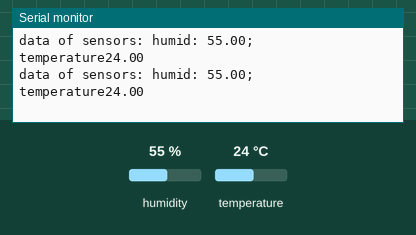
Simulated run of this sketch. Board: Arduino Uno, built with avr-gcc and run on an emulated ATmega328P. Parts: the last lines printed to the serial monitor. Inputs (shaded band) come from the test bench; at power-on: humidity 55 %, temperature 24 °C.

Above: at 1.2 s.
1.3 s: humidity set to 22 %
At 1.74 s:
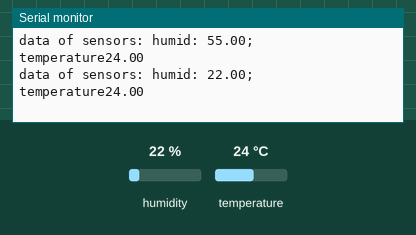
2.8 s: temperature set to 12 °C
At 2.93 s:
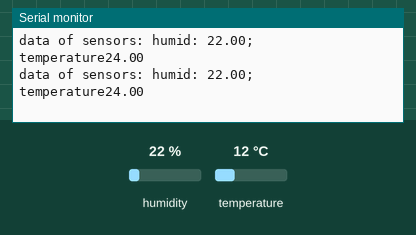
4.3 s: humidity set to 40 %
At 4.41 s:
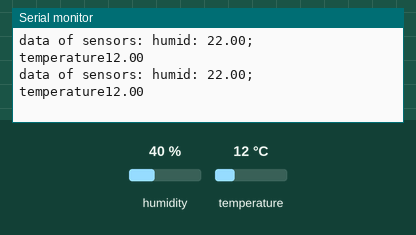
Timing chart, 0 to 7.3 s (numbered marks = the images above; inputs shaded):
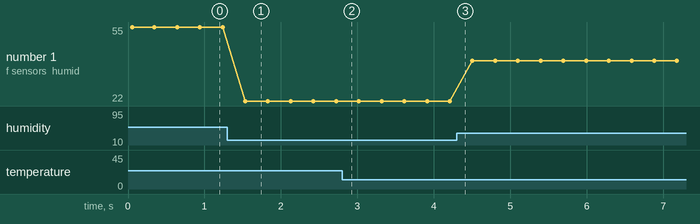

The sketch:

DHTSensorLibTest.ino
```cpp
/*
*   Test Skript um die DHT11 Libary zu testen
*
*   Die Libary soll mit c++ Objectorientiert arbeiten.
*
*/

// Imports
#include "DHTSensorLib.h"

// variables
int dataPort = 7;
DHTSensorHandler* dht;


void setup() {
	// set-up serial port
	Serial.begin(9800);

	// create sensorobject
	dht = new DHTSensorHandler(dataPort);

	Serial.println(F("============= testing of DHT11 Libary ============="));

}

void loop() {
	// get data
	float humidity = dht->getHumidity();
	float temperature = dht->getTemperature();

	// concatenate string
	String dataString = "data of sensors: humid: ";

	dataString += humidity;
	dataString += ";\t temperature";
	dataString += temperature;

	Serial.println(dataString);

    delay(250);
}
```

Measured:
- after the input at 1.3 s, the serial monitor: prints a new line after 0.23 s (image 1)
- plotted number 1: 55 → 22 after the input at 1.3 s, 22 → 40 after the input at 4.3 s
